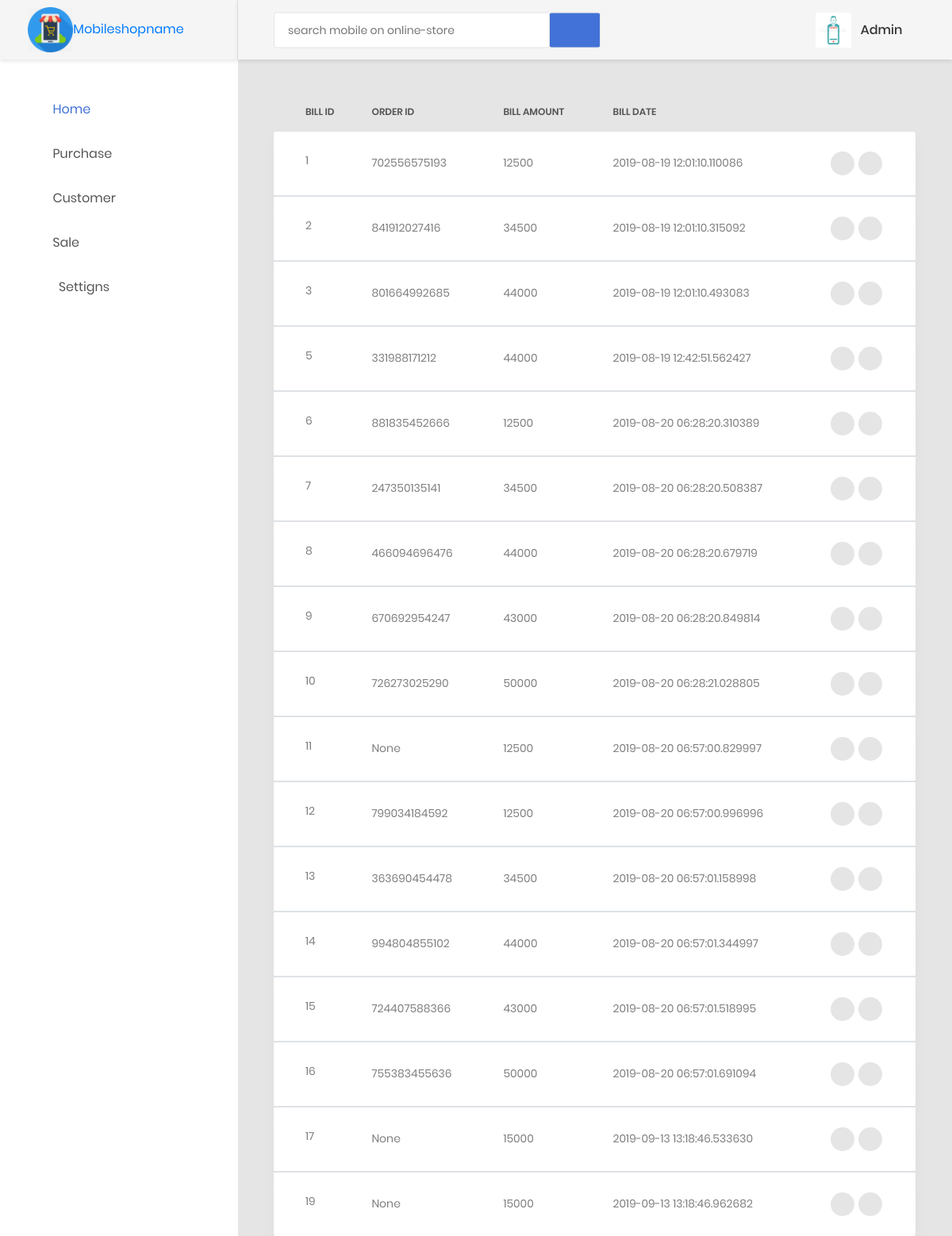
The page /viewbills (signed in) on the database its author committed.
### models/create_models.py (models this page shows, shortened)
class User(db.Model, UserMixin):
    __tablename__ = 'users'
    id = db.Column(db.Integer, primary_key=True)
    username = db.Column(db.Unicode(255), nullable=False, server_default=u'', unique=True, index=True)
    password = db.Column(db.String(255), nullable=False, server_default='')
    role = db.Column(db.Enum(RolesAvailable))
    email = db.Column(db.Unicode(255), nullable=False, server_default=u'', unique=True, index=True)
    created_at = db.Column(db.DateTime, nullable=False, default=datetime.utcnow)
    updated_at = db.Column(db.DateTime, nullable=False, default=datetime.utcnow, onupdate=datetime.utcnow)

class Bill(db.Model):
    __tablename__='bills'
    id = db.Column(db.Integer,primary_key=True)
    o_id = db.Column(db.Integer(), db.ForeignKey('sales_items.id', ondelete='CASCADE'))
    bill_amount = db.Column(db.String(255), nullable=False)
    bill_barcode = db.Column(db.LargeBinary)
    bill_date = db.Column(db.DateTime, nullable=False, default=datetime.utcnow)
    sales = db.relationship("SalesItems", backref="bills")

### orders/orders.py (the view)
@order.route('/viewbills')
def viewbills():
    bills = Bill.query.all()
    return render_template('static priya mobile/orders/viewbills.html',bills=bills)

### customers/customers.py (called while the page is built)
@customer.before_app_request
def load_logged_in_user():
    user_id = session.get('user_id')
    if user_id is None:
        g.user = None
    else:
        g.user = User.query.filter_by(id=user_id).first()

### users/adduser.py (called while the page is built)
@auth.before_app_request
def load_logged_in_user():
    user_id = session.get('user_id')
    if user_id is None:
        g.user = None
    else:
        g.user = User.query.filter_by(id=user_id).first()

### templates/static priya mobile/orders/viewbills.html (shortened to what this page needs)
{% extends 'static priya mobile/base1.html' %}
{% block content %}
{% if g.user %}
                        <div class="row">
                            <div class="col-md-12">
                                <div class="table-responsive table-responsive-data2">
                                    <table class="table table-data2" id="myTable">
                                        <thead>
                                            <tr>
                                                <th>Bill ID</th>
                                                <th>Order ID</th>
                                                <th>Bill Amount</th>
                                                <th>Bill Date</th>
                                            </tr>
                                        </thead>
                                        {% for bill in bills %}
                                        <tbody>
                                            <tr class="tr-shadow">
                                                <td>
                                                    {{ bill.id }}
                                                </td>
                                                <td>
                                                    {{ bill.o_id }}
                                                </td>
                                                <td>
                                                    {{ bill.bill_amount }}
                                                </td>
                                                <td>
                                                    {{ bill.bill_date }}
                                                </td>
                                                <td>
                                                    <div class="table-data-feature">
                                                        <button class="item" data-toggle="tooltip" data-placement="top" title="More">
                                                            <i class="zmdi zmdi-more"></i>
                                                        </button>
                                                        <a href="{{ url_for('order.deletebills' , id=bill.id) }}"><button class="item" data-toggle="tooltip" data-placement="top" title="Delete">
                                                            <i class="zmdi zmdi-delete"></i>
                                                        </button></a>&nbsp;&nbsp;
                                                    </div>
                                                </td>
                                            </tr>
                                        </tbody>
                                        {% endfor %}
                                    </table>
                                </div>
 {% endif %}
          {% endblock %}

### templates/static priya mobile/base1.html (shortened to what this page needs)
<!DOCTYPE html>
<html lang="en">
<head>
    <link href="{{ url_for('static', filename='css/font-face.css') }}" rel="stylesheet" media="all">
    <link href="{{ url_for('static', filename = 'vendor/font-awesome-4.7/css/font-awesome.min.css') }}" rel="stylesheet" media="all">
    <link href="{{ url_for('static', filename = 'vendor/font-awesome-5/css/fontawesome-all.min.css') }}" rel="stylesheet" media="all">
    <link href="{{ url_for('static', filename = 'vendor/mdi-font/css/material-design-iconic-font.min.css') }}" rel="stylesheet" media="all">
    <link href="{{ url_for('static', filename = 'vendor/bootstrap-4.1/bootstrap.min.css') }}" rel="stylesheet" media="all">
    <link href="{{ url_for('static', filename = 'vendor/animsition/animsition.min.css') }}" rel="stylesheet" media="all">
    <link href="{{ url_for('static', filename =  'vendor/bootstrap-progressbar/bootstrap-progressbar-3.3.4.min.css') }}" rel="stylesheet" media="all">
    <link href="{{ url_for('static', filename = 'vendor/wow/animate.css') }}" rel="stylesheet" media="all">
    <link href="{{ url_for('static', filename = 'vendor/css-hamburgers/hamburgers.min.css') }}" rel="stylesheet" media="all">
    <link href="{{ url_for('static', filename = 'vendor/slick/slick.css" rel="stylesheet') }}" media="all">
    <link href="{{ url_for('static', filename = 'vendor/select2/select2.min.css') }}" rel="stylesheet" media="all">
    <link href="{{ url_for('static', filename = 'vendor/perfect-scrollbar/perfect-scrollbar.css') }}" rel="stylesheet" media="all">
    <link href="{{ url_for('static', filename = 'css/theme.css') }}" rel="stylesheet" media="all">
</head>
<body class="animsition">
    <div class="page-wrapper">
        <aside class="menu-sidebar d-none d-lg-block">
            <div class="logo">
                <a href="#">
                    <img src="{{ url_for('static',filename='images/icon/mshop.png') }}" alt="mobileshop" id="i1"/>Mobileshopname
                </a>
            </div>
            {% if g.user %}
            <div class="menu-sidebar__content js-scrollbar1">
                <nav class="navbar-sidebar">
                    <ul class="list-unstyled navbar__list">
                        <li class="active has-sub">
                            <a class="js-arrow" href="{{ url_for('order.totalsale') }}">
                                <i class="fa fa-home"></i>Home</a>
                        </li>
                        <li>
                            <a class="js-arrow" href="#">
                                <i class="fa fa-shopping-cart"></i>Purchase</a>
                        </li>
                        <li>
                            <a class="js-arrow" href="#">
                                <i class="fa fa-address-card"></i>Customer</a>
                        </li>
                        <li>
                            <a class="js-arrow" href="#">
                                <i class="fa fa-cart-plus"></i>Sale</a>
                        </li>
                        <li>
                            <a class="js-arrow" href="#">
                                    <i class="fa fa-cog fa-fw" aria-hidden="true"></i>Settigns</a>
                        </li>
                    </ul>
                </nav>
            </div>
            {% endif %}
        </aside>
        <div class="page-container">
            <header class="header-desktop">
                <div class="section__content section__content--p30">
                    <div class="container-fluid">
                        <div class="header-wrap">
                            <form class="form-header" action="" method="POST">
                                <input class="au-input au-input--xl" type="text" name="search" placeholder="search mobile on online-store" />
                                <button class="au-btn--submit" type="submit">
                                    <a href="https://www.amazon.in/s/ref=nb_sb_noss_2?url=search-alias%3Daps&field-keywords=Apple&rh=i%3Aaps%2Ck%3AApple"><i class="zmdi zmdi-search"></i></a>
                                </button>
                            </form>
                            <div class="header-button">
                                {% if g.user %}
                                <div class="account-wrap">
                                    <div class="account-item clearfix js-item-menu">
                                        <div class="image">
                                            <img src="{{ url_for('static', filename='images/icon/admin.png') }}">
                                        </div>
                                        <div class="content">
                                            <a class="js-acc-btn" href="#">{{ g.user.username }}</a>
                                        </div>
                                        {% endif %}
                                    </div>
                                </div>
                            </div>
                        </div>
                    </div>
                </div>
            </header>
            <div class="main-content">
                <div class="section__content section__content--p30">
                    <div class="container-fluid">
                       {% block content %}
                        {% endblock %}
                    </div>
                </div>
            </div>
    </div>
</body>
</html>

### templates/static priya mobile/base1.html (style rules this page uses)
#i1 { max-width: 25%; height: 20; }

### rows shown on the page
User: user.username "Admin"
Bill: id "1", o_id "702556575193", bill_amount "12500", bill_date "2019-08-19 12:01:10.110086"
Bill: id "2", o_id "841912027416", bill_amount "34500", bill_date "2019-08-19 12:01:10.315092"
Bill: id "3", o_id "801664992685", bill_amount "44000", bill_date "2019-08-19 12:01:10.493083"
Bill: id "5", o_id "331988171212", bill_amount "44000", bill_date "2019-08-19 12:42:51.562427"
Bill: id "6", o_id "881835452666", bill_amount "12500", bill_date "2019-08-20 06:28:20.310389"
Bill: id "7", o_id "247350135141", bill_amount "34500", bill_date "2019-08-20 06:28:20.508387"
Bill: id "8", o_id "466094696476", bill_amount "44000", bill_date "2019-08-20 06:28:20.679719"
Bill: id "9", o_id "670692954247", bill_amount "43000", bill_date "2019-08-20 06:28:20.849814"
Bill: id "10", o_id "726273025290", bill_amount "50000", bill_date "2019-08-20 06:28:21.028805"
Bill: id "11", o_id "None", bill_amount "12500", bill_date "2019-08-20 06:57:00.829997"
Bill: id "12", o_id "799034184592", bill_amount "12500", bill_date "2019-08-20 06:57:00.996996"
Bill: id "13", o_id "363690454478", bill_amount "34500", bill_date "2019-08-20 06:57:01.158998"
Bill: id "14", o_id "994804855102", bill_amount "44000", bill_date "2019-08-20 06:57:01.344997"
Bill: id "15", o_id "724407588366", bill_amount "43000", bill_date "2019-08-20 06:57:01.518995"
Bill: id "16", o_id "755383455636", bill_amount "50000", bill_date "2019-08-20 06:57:01.691094"
Bill: id "17", o_id "None", bill_amount "15000", bill_date "2019-09-13 13:18:46.533630"
Bill: id "19", o_id "None", bill_amount "15000", bill_date "2019-09-13 13:18:46.962682"
